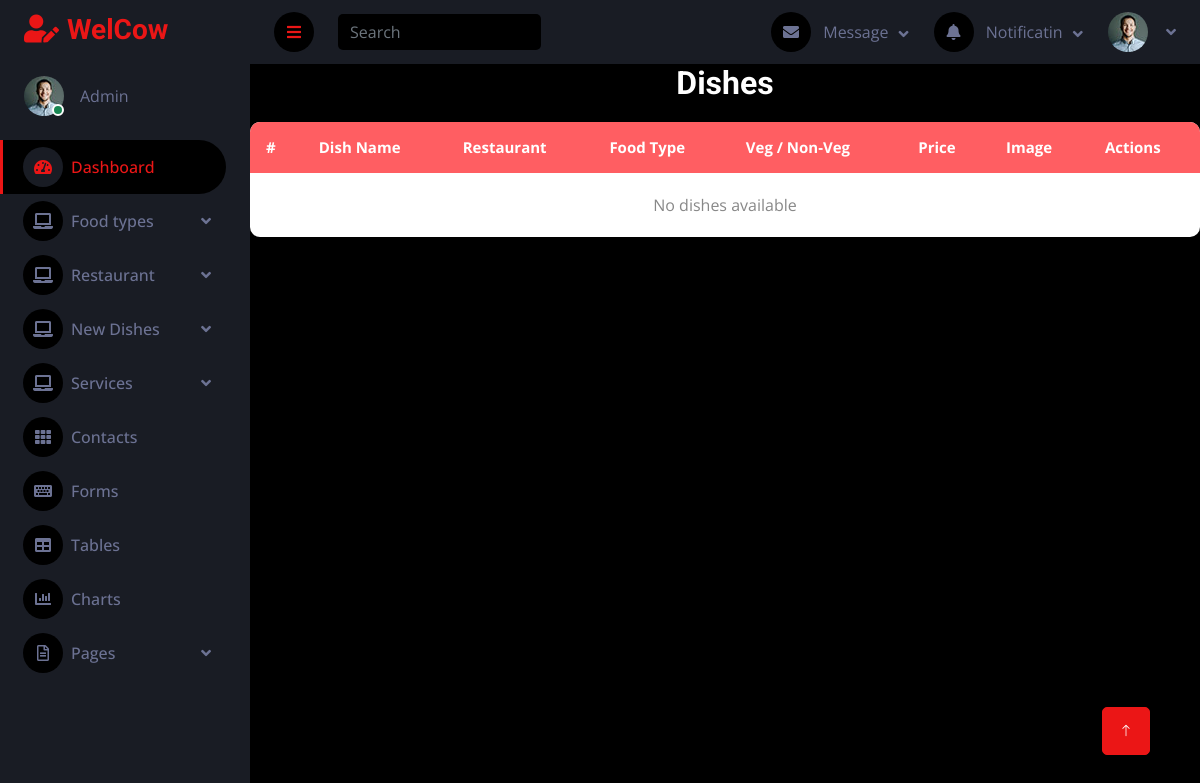
/mainapp/view_dishes/, run on an earlier commit of the app's database.
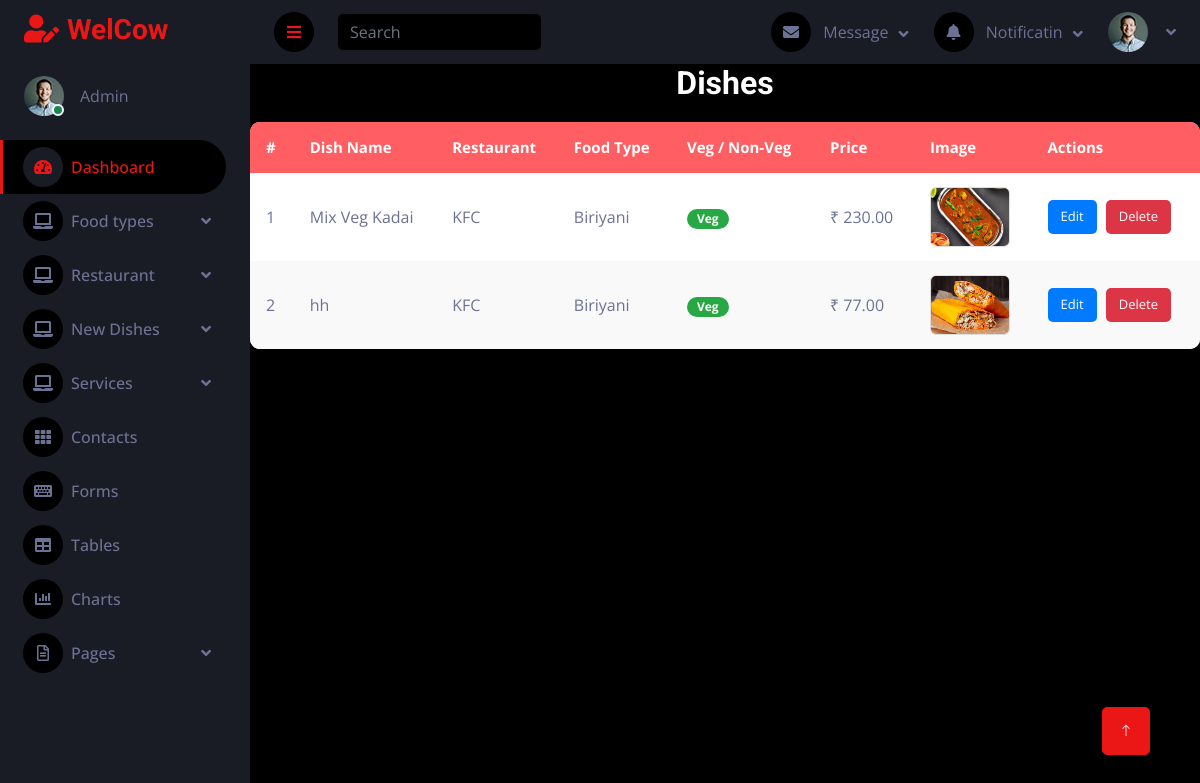
And on a later commit of the database.
### mainapp/models.py (models this page shows, shortened)
class dishesDb(models.Model):
    name=models.CharField(max_length=100)
    description=models.TextField()
    price=models.DecimalField(max_digits=10, decimal_places=2)
    food_type=models.CharField(max_length=100)
    restaurant=models.CharField(max_length=100)
    dish_image=models.ImageField(upload_to='dish_images/')
    veg_nonveg=models.CharField(max_length=10,default='veg')

### mainapp/views.py (the view)
# urls.py: path('view_dishes/',views.view_dishes,name='view_dishes'),
def view_dishes(request):
    dishes=dishesDb.objects.all()
    return render(request,'view_dishes.html',{'dishes':dishes})

### mainapp/templates/view_dishes.html (shortened to what this page needs)
{% extends "dashboard.html" %}
{% block content %}
<h2>Dishes</h2>
<table>
    <thead>
        <tr>
            <th>#</th>
            <th>Dish Name</th>
            <th>Restaurant</th>
            <th>Food Type</th>
            <th>Veg / Non-Veg</th>
            <th>Price</th>
            <th>Image</th>
            <th>Actions</th>
        </tr>
    </thead>
    <tbody>
        {% for dish in dishes %}
        <tr>
            <td>{{ forloop.counter }}</td>
            <td>{{ dish.name }}</td>
            <td>{{ dish.restaurant }}</td>
            <td>{{ dish.food_type }}</td>
            <td>
                {% if dish.veg_nonveg == 'veg' %}
                    <span class="badge veg">Veg</span>
                {% else %}
                    <span class="badge non-veg">Non Veg</span>
                {% endif %}
            </td>
            <td>₹ {{ dish.price }}</td>
            <td>
                {% if dish.dish_image %}
                    <img src="{{ dish.dish_image.url }}" alt="{{ dish.name }}">
                {% else %}
                    <span>No Image</span>
                {% endif %}
            </td>
            <td>
                <a href="{% url 'edit_dish' dish_id=dish.id %}" class="btn btn-edit">Edit</a>
                <a href=" {% url "delete_dish" dish_id=dish.id   %}"
                   class="btn btn-delete"
                   onclick="return confirm('Are you sure you want to delete this dish?');">
                   Delete
                </a>
            </td>
        </tr>
        {% empty %}
        <tr>
            <td colspan="8" class="no-data">No dishes available</td>
        </tr>
        {% endfor %}
    </tbody>
</table>
{% endblock %}

What changed in the data, as far as the page shows it:
added dishesDb: name "Mix Veg Kadai", restaurant "KFC", food_type "Biriyani", veg_nonveg "Veg", price "230.00", dish_image (picture)
added dishesDb: name "hh", restaurant "KFC", food_type "Biriyani", veg_nonveg "Veg", price "77.00", dish_image (picture)
Also different on the page:
text no longer shown: "No dishes available"
